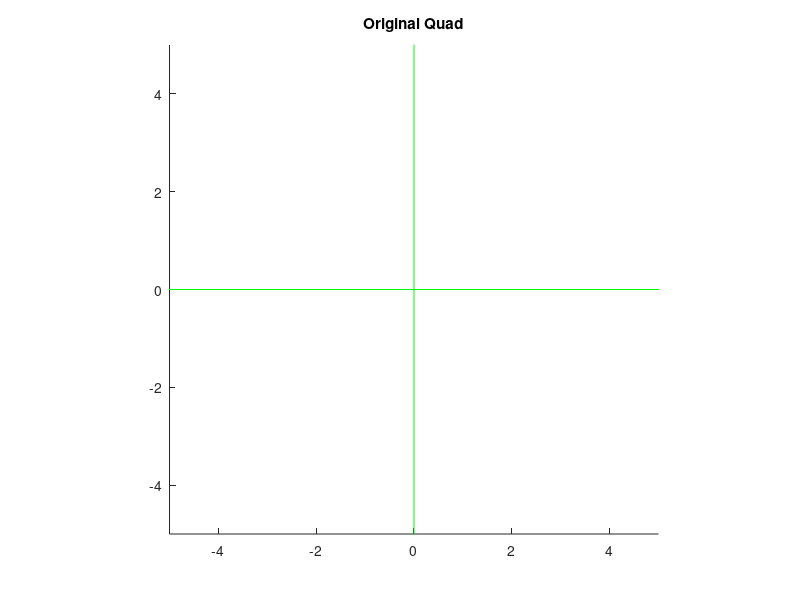
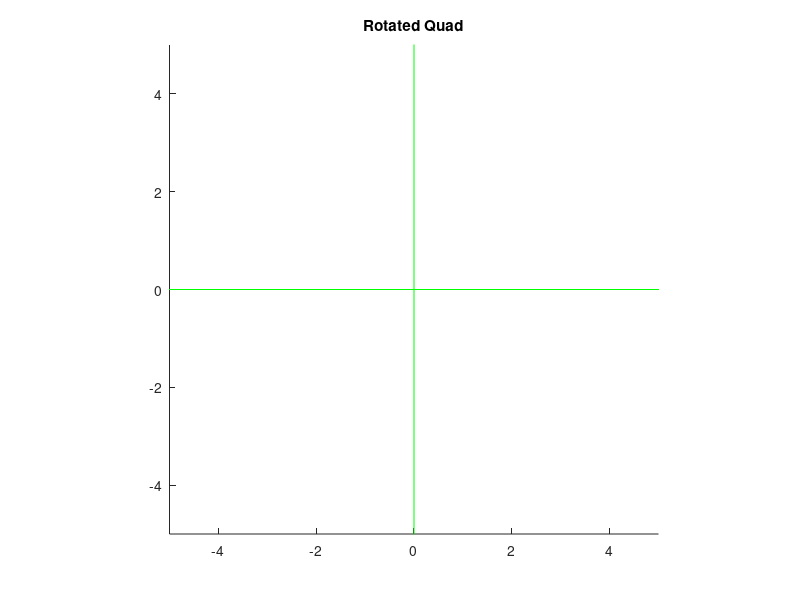
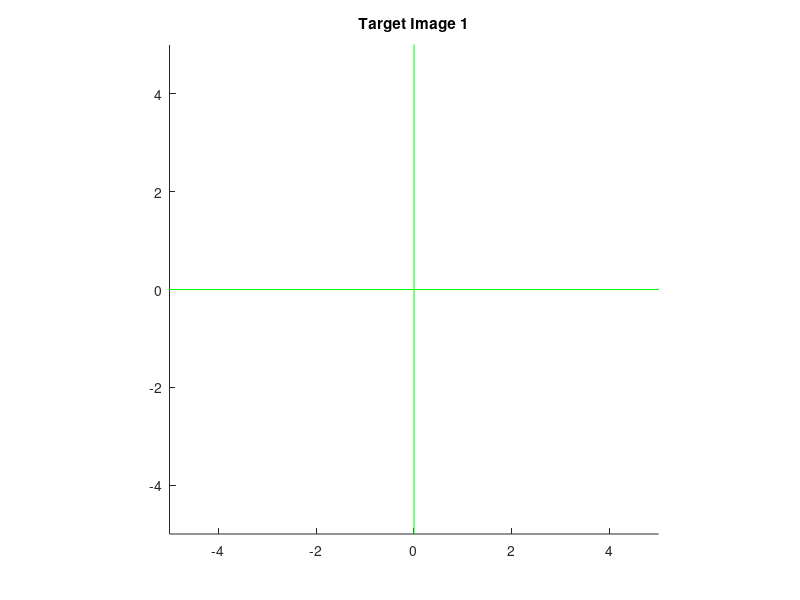
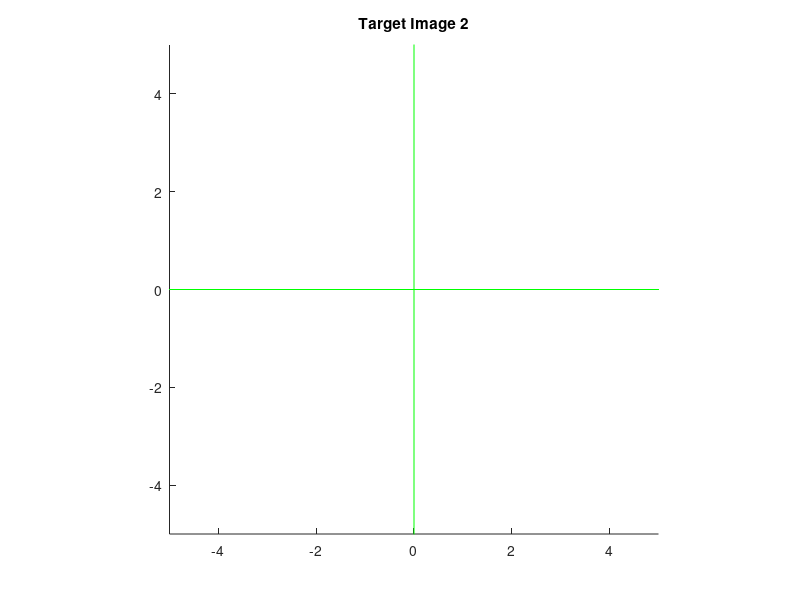

Here is the MATLAB script that generated these plots, in order:
%
% Copyright 2022 TU Wien.
% Institute of Computer Graphics and Algorithms.
%

function[matrix_translate, matrix_rotate, matrix_scale, rotated_vertices, image1_vertices, image2_vertices, image3_vertices, image4_vertices] = Transformations()

%% General Hints:
% If you want to check your implementation you can:
% -) Set a breakpoint to access variables at a certain point in the script.
% You can inspect their contents in the 'Workspace' window to the right.
% -) Leave out the ';' at the end of a statement/line so the result will be
% printed out in the command window.
% -) Do not rename the predefined variables, or else our test-system won't
% work (which is bad for both parties ;) )

close all; % used for closing figures on each re-run

%% I. Transformations and Plotting

% 1) Implement the following matrix functions. They can be found at the
% bottom of the file
matrix_translate = mtranslate(1, 2);
matrix_rotate = mrotate(45);
matrix_scale = mscale(2, 3);

% 2) Finish the display_vertices function
quad = [0, 0, 1; 1, 0, 1; 1, 1, 1; 0, 1, 1; 0, 0, 1]';
display_vertices(quad, 11, 'Original Quad');

% 3) Implement the transform_vertices function
rotated_vertices = transform_vertices(quad, matrix_rotate);
display_vertices(rotated_vertices, 12, 'Rotated Quad');

% 4) Edit the next 4 lines and use the implemented functions to produce
% the Target Images 1-4 (see instructions) and display them.
% Please recall that you are supposed to call the transform_vertices function only once per image.
image1_vertices = quad; % TODO: edit this
image2_vertices = quad; % TODO: edit this
image3_vertices = quad; % TODO: edit this
image4_vertices = quad; % TODO: edit this

display_vertices(image1_vertices, 13, 'Target Image 1');
display_vertices(image2_vertices, 14, 'Target Image 2');
display_vertices(image3_vertices, 15, 'Target Image 3');
display_vertices(image4_vertices, 16, 'Target Image 4');

end

function[matrix] = mtranslate(tx, ty)
% Returns a 3x3 translation matrix
% tx, ty: translation along x and y

% TODO: Implement this function
matrix = [];

end

function[matrix] = mrotate(angle)
% Returns a 3x3 counter-clockwise rotation matrix
% angle: rotation angle in degrees

% TODO: Implement this function
matrix = [];

end

function[matrix] = mscale(sx, sy)
% Returns a 3x3 scaling matrix
% sx, sy: scaling in x and y direction

% TODO: Implement this function
matrix = [];

end

function[] = display_vertices(v, id, head)
%Displays a list of vertices
%v: list of vertices as column vectors ([x1, x2, x3, ...; y1, y2, y3, ...; 1, 1, 1, ....;)
%id: figure id
%head: title of the figure

%Create new figure
figure(id);
clf;
%Set title
title(head);
%Fix axis and set aspect ratio
axis([-5, 5, -5, 5]);
pbaspect([1, 1, 1]);

%Plot coordinate axis
hold on;
plot([-100, 100], [0, 0], '-g');
plot([0, 0], [-100, 100], '-g');

% TODO: Display the vertices (v) using the plot function

%Finish drawing
hold off;

end

function[result] = transform_vertices(v, m)
% Transforms a list of vertices by a matrix
% v: list of vertices as column vectors ([x1, x2, x3, ...; y1, y2, y3, ...; 1, 1, 1, ....;)
% m: transformation matrix
% Returns a list of transformed vertices of the same size as v

% TODO: Implement this function
result = v;

end
